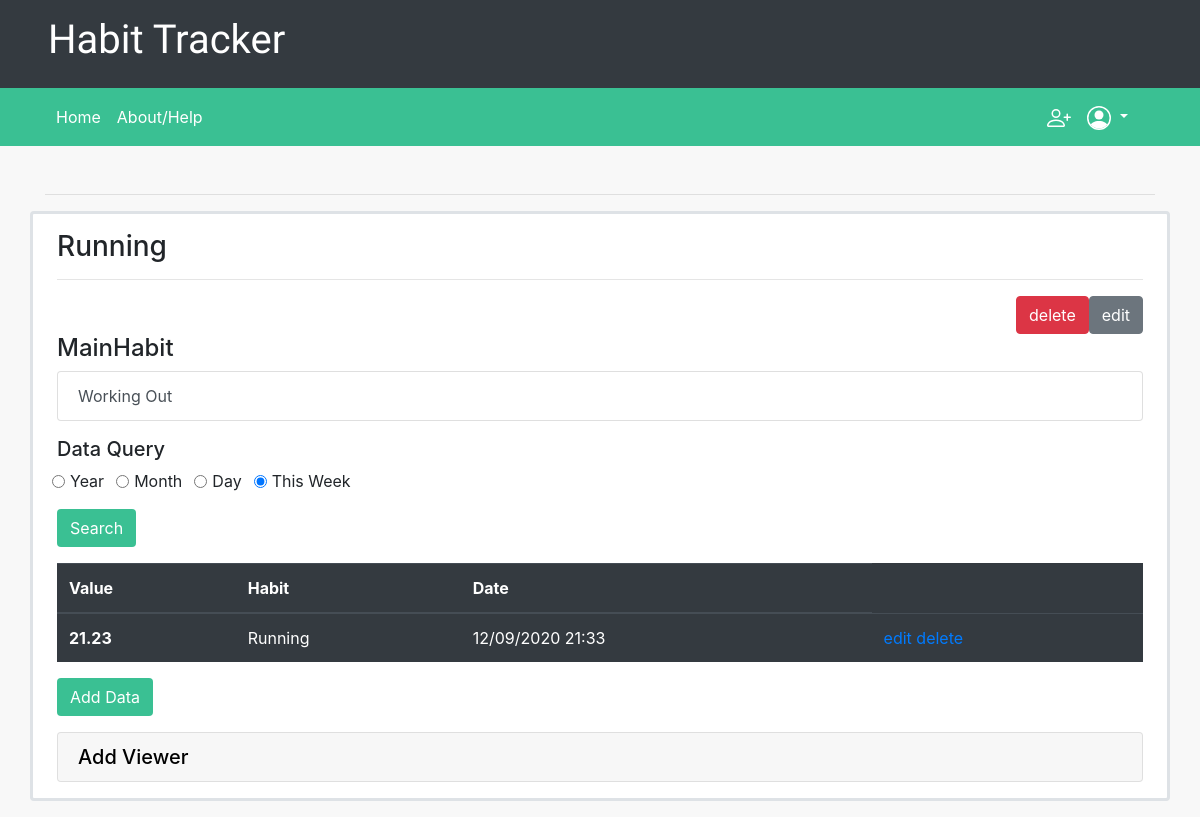
The page /subhabit/15 (signed in) on the database as committed earlier.
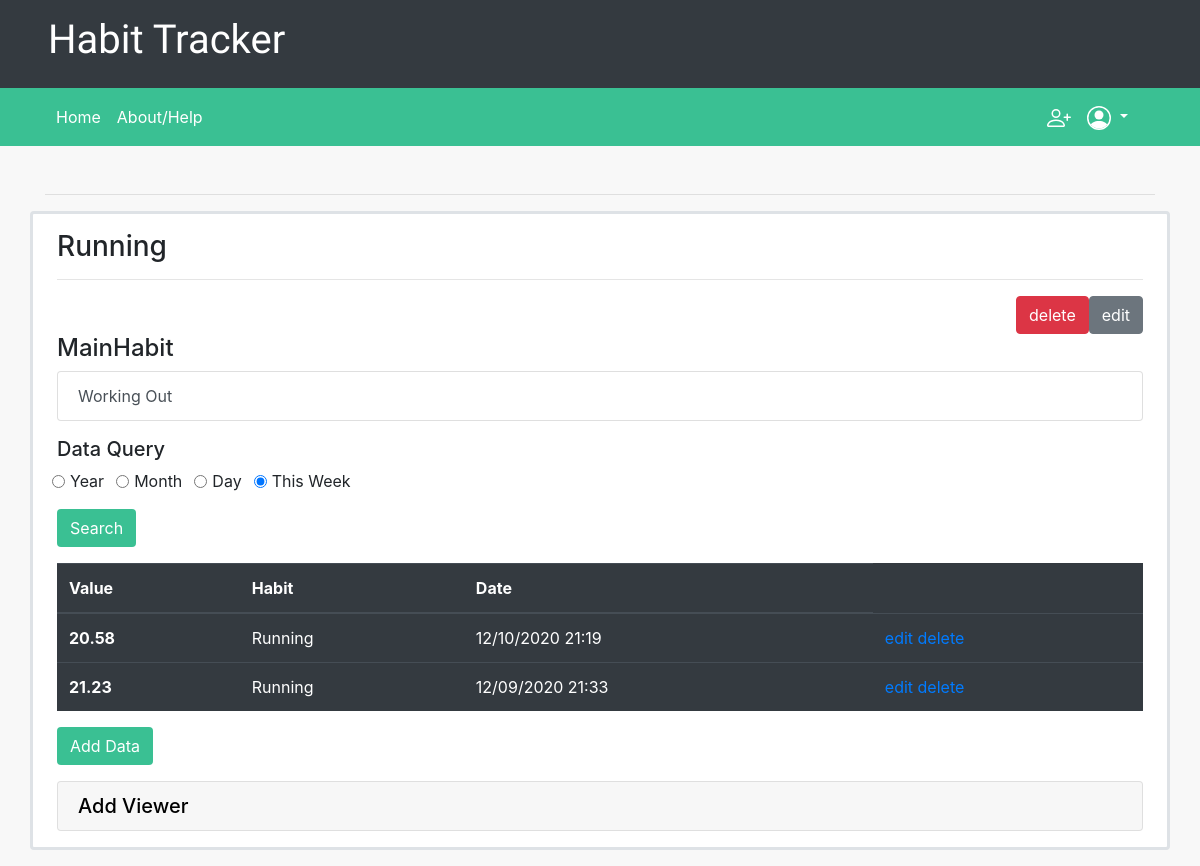
The same page on the database as committed later.
### habits/models.py (models this page shows, shortened)
class DataEntry(models.Model):
    date = models.DateTimeField(auto_now_add=True)

class QuantitativeData(DataEntry):
    parentSet = models.ForeignKey(QuantitativeDataSet, on_delete=models.CASCADE, related_name="dataEntries", default=None)
    content = models.DecimalField(max_digits=20, decimal_places=2)

class DataSet(models.Model):
    associatedHabit = models.OneToOneField(Habit, on_delete=models.CASCADE, related_name="dataSet")
    type = models.IntegerField(default=0)
    monthDays = {
        1: 31,
        3: 31,
        4: 30,
        5: 31,
        6: 30,
        7: 31,
        8: 31,
        9: 30,
        10: 31,
        11: 30,
        12: 31
    }

class Habit(models.Model):
    name = models.CharField(max_length=60)
    owner = models.ForeignKey(User, on_delete=models.CASCADE, related_name="habits")
    viewers = models.ManyToManyField(User, related_name="viewing", default=None, blank=True)
    dataType = models.SmallIntegerField(default=0)
    def getDataSetType(self):
        types = {
            0: QuantitativeDataSet,
            1: QualitativeDataSet
        }
        return types[self.dataType]
    def getDataSet(self):
        return self.getDataSetType().objects.get(associatedHabit=self)

class DataEntry(models.Model):
    date = models.DateTimeField(auto_now_add=True)

### habits/views.py (the view)
# urls.py: path("subhabit/<int:subhabit_id>", views.viewSubHabit, name="viewSubHabit"),
@login_required
def viewSubHabit(request, subhabit_id):
    habit = SubHabit.objects.get(id=subhabit_id)
    allData = habit.getData().order_by('-date')
    return render(request, "habits/viewSubHabit.html", {
        "habit": habit,
        "allData": allData
    })

### habits/models.py (called while the page is built)
    def getData(self):
        return self.getDataSet().dataEntries

### habits/templates/habits/viewSubHabit.html (shortened to what the changed rows need)
{% extends "habits/layout.html" %}
{% block body %}
    <div class="row justify-content-center">
        <div class="border px-4 py-3 mb-3 rounded bform col-12">
            {% with datapoints=allData.all %}
                {% if datapoints %}
                    <table class="table table-hover table-dark">
                        <thead>
                            <tr>
                                <th scope="col">Value</th>
                                <th scope="col">Habit</th>
                                <th scope="col">Date</th>
                            </tr>
                        </thead>
                        {% for point in datapoints %}
                            <tr>
                                <th scope="row">{{ point.content }}</th>
                                <td>{{ point.parentSet.associatedHabit.name }}</td>
                                <td>{{ point.date|date:"SHORT_DATE_FORMAT" }} {{ point.date|time:"H:i" }}</td>
                                <td>
                                    <a href="{% url 'editEntry' point.parentSet.associatedHabit_id point.id %}">edit</a>
                                    <a href="{% url 'deleteEntry' point.parentSet.associatedHabit_id point.id %}">delete</a>
                                </td>
                            </tr>
                        {% endfor %}
                    </table>
                {% else %}
                    <h4>No data yet!</h4>
                    <p>Try to make some</p>
                {% endif%}
            {% endwith %}
        </div>
    </div>
{% endblock %}

Rows that differ between the two databases and show on the page:
added QuantitativeData: content "20.58", parentSet.associatedHabit.name "Running", date "12/10/2020", date "21:19"
